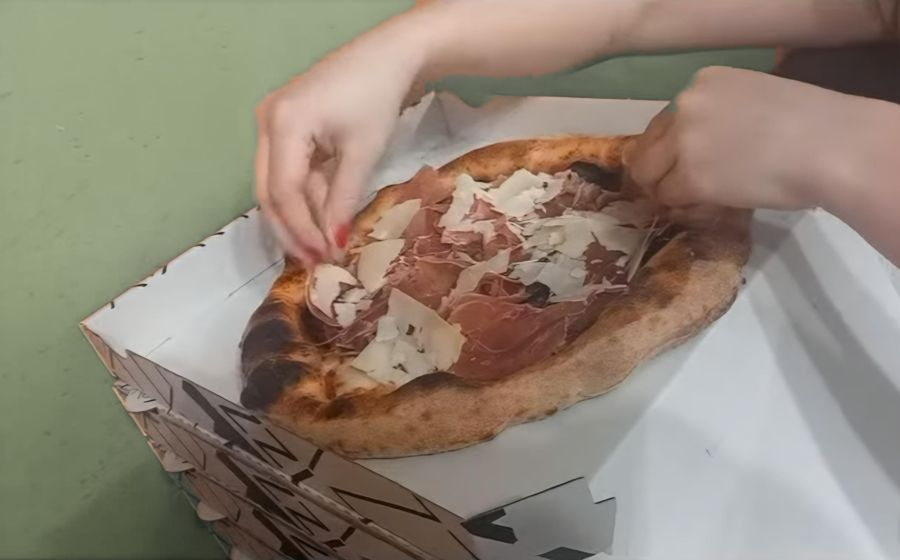
#> input picture _src/recolor/crudo_bianco_orig.jpg, 900 x 560 px
$ python kraft.py crudo_bianco_orig.jpg out.png out.png
#> lines starting #> are read from the running program, lines starting #| are printed output that depends on the picture; after the words box and inside, x2 and y2 are one past the last pixel; in counts of white or black regions, pixels touching at a corner belong together
# crudo: cartone bianco -> craft uniforme (colore del fondo vicino alla «Z»), disegni neri invariati.
# uso: python3 kraft.py originale.jpg out.jpg [maschera.jpg]
import cv2,numpy as np,sys
im=cv2.imread(sys.argv[1]);h,w=im.shape[:2]
#> further down, im is the input picture: shape (560, 900, 3); mean B, G, R 118.1, 132.6, 144.8
#> after `h, w = im.shape[:2]`: h = 560; w = 900
hsv=cv2.cvtColor(im,cv2.COLOR_BGR2HSV).astype(np.float32);H,S,V=hsv[...,0],hsv[...,1],hsv[...,2]
poly=np.array([(78,322),(255,205),(395,96),(672,94),(900,196),(900,560),(222,560),(108,382)],np.int32)
inbox=np.zeros((h,w),np.uint8);cv2.fillPoly(inbox,[poly],1)
#> after `cv2.fillPoly(inbox, [poly], 1)`:
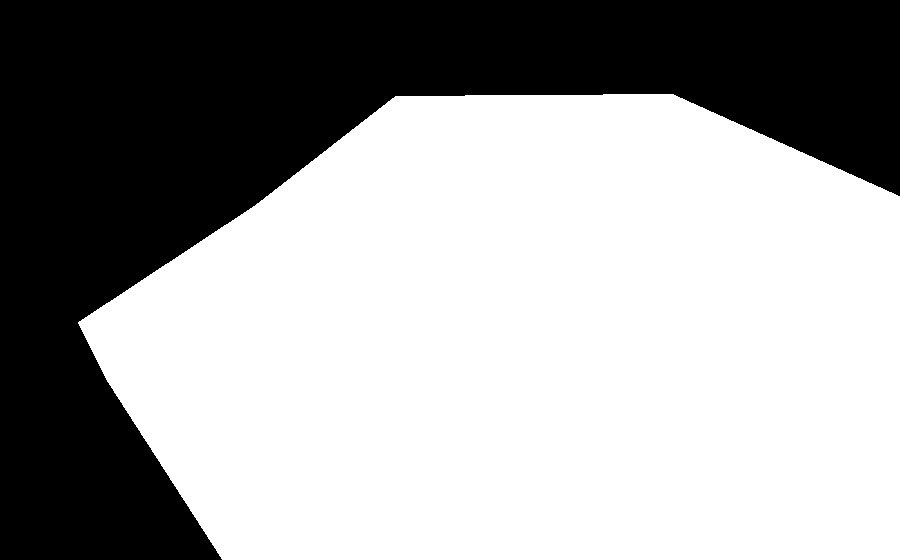
#> inbox: shape (560, 900); values 0 (black) and 1 (white), 62.9% white; 1 black region, box (x1, y1, x2, y2) and area: (0, 0, 900, 560) 187235
hz=np.zeros((h,w),np.uint8)
cv2.fillPoly(hz,[np.array([(250,0),(650,0),(650,92),(470,92),(420,130),(390,200),(350,262),(290,264),(248,150)],np.int32),
                 np.array([(628,58),(900,58),(900,214),(760,212),(700,196),(650,176),(624,130)],np.int32)],1)
#> hz: shape (560, 900); values 0 (black) and 1 (white), 19.7% white; 1 white region, box (x1, y1, x2, y2) and area: (248, 0, 900, 265) 99082
skin=(hz>0)&(((H<=24)|(H>=165))&(S>=50))
#> skin: shape (560, 900) bool; 14.1% white; 8 white regions (6 under 20 px), largest, box (x1, y1, x2, y2) and area: (252, 0, 651, 265) 37110, (625, 58, 900, 215) 33755
green=(H>=30)&(H<=95)&(S>=22)
#> green: shape (560, 900) bool; 24.7% white; 21 white regions (17 under 20 px), largest, box (x1, y1, x2, y2) and area: (0, 0, 413, 560) 115405, (435, 46, 774, 111) 8811, (480, 522, 496, 536) 135, (288, 557, 304, 560) 39
# pizza: zona satura grande e centrale, buchi piccoli (grana) riempiti
sat=((S>55)&(H<=24)).astype(np.uint8)
#> sat: shape (560, 900); values 0 (black) and 1 (white), 39.5% white; 82 white regions (68 under 20 px), largest, box (x1, y1, x2, y2) and area: (128, 0, 900, 560) 196779, (433, 90, 544, 113) 1025, (81, 323, 126, 382) 705
big=np.zeros((h,w),np.uint8);cv2.ellipse(big,(493,300),(280,170),-14,0,360,1,-1);sat[big==0]=0
#> after `cv2.ellipse(big, (493, 300), (280, 170), -14, 0, 360, 1, -1)`: big: shape (560, 900); values 0 (black) and 1 (white), 29.8% white; 1 white region, box (x1, y1, x2, y2) and area: (218, 122, 769, 479) 150031
#> after `sat[big == 0] = 0`: sat: shape (560, 900); values 0 (black) and 1 (white), 22.2% white; 20 white regions (17 under 20 px), largest, box (x1, y1, x2, y2) and area: (243, 131, 755, 477) 111846, (540, 182, 549, 190) 43, (390, 343, 396, 352) 25
sat=cv2.morphologyEx(sat,cv2.MORPH_CLOSE,cv2.getStructuringElement(cv2.MORPH_ELLIPSE,(15,15)))
#> sat: shape (560, 900); values 0 (black) and 1 (white), 23% white; 2 white regions (1 under 20 px), largest, box (x1, y1, x2, y2) and area: (243, 131, 755, 477) 115910
inv=(1-sat).astype(np.uint8);n,lab,st,_=cv2.connectedComponentsWithStats(inv,4)
#> after `n, lab, st, _ = cv2.connectedComponentsWithStats(inv, 4)`:
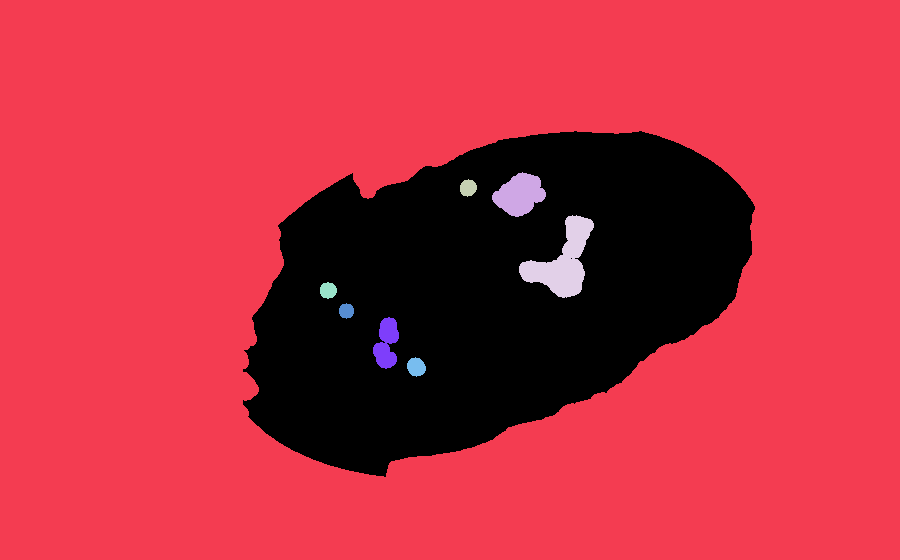
#> lab: shape (560, 900) int32; 9 distinct labels, from 0 to 8; one colour per label, 0 black
#> after `n, lab, st, _ = cv2.connectedComponentsWithStats(inv, 4)`: n = 9; st = [[243, 131, 512, 346, 115911], [0, 0, 900, 560, 381965], [492, 172, 54, 45, 1558], [460, 179, 17, 18, 229], [519, 215, 75, 83, 2776], [320, 282, 17, 17, 223], [339, 303, 15, 16, 184], [373, 317, 26, 52, 875], [407, 357, 19, 20, 279]]
for i in range(1,n):
    x,y,ww,hh,a=st[i]
    if a<5000 and x>0 and y>0 and x+ww<w and y+hh<h:
        reg=(lab==i);
        # riempi solo se dentro l'ellisse ristretta della pizza (grana), non tra dita e cornicione
        if big[reg].mean()>0.99 and cv2.pointPolygonTest(cv2.ellipse2Poly((493,300),(250,140),-14,0,360,5),(float(x+ww/2),float(y+hh/2)),False)>0: sat[reg]=1
#> this loop made 8 passes
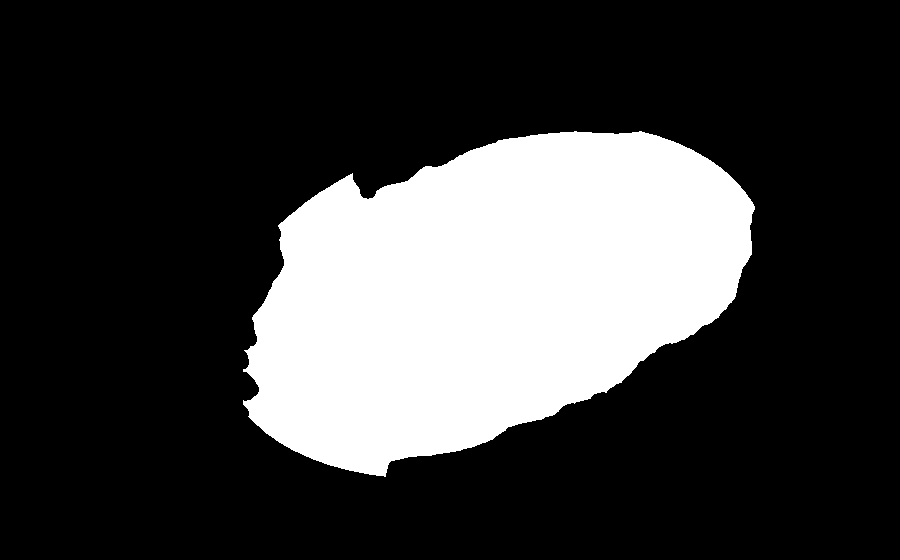
#> sat: shape (560, 900); values 0 (black) and 1 (white), 24.2% white; 1 white region, box (x1, y1, x2, y2) and area: (243, 131, 755, 477) 122035
n,lab,st,_=cv2.connectedComponentsWithStats(sat,8);pz=np.zeros_like(sat)
#> after `n, lab, st, _ = cv2.connectedComponentsWithStats(sat, 8)`: n = 2; st = [[0, 0, 900, 560, 381965], [243, 131, 512, 346, 122035]]
for i in range(1,n):
    if st[i,4]>20000: pz[lab==i]=1
palm=np.zeros((h,w),np.uint8)   # palmo della mano sinistra (segnalato dal titolare 05.11)
cv2.fillPoly(palm,[np.array([(330,60),(402,60),(402,84),(410,108),(398,130),(386,150),(379,170),(372,192),(330,200)],np.int32)],1)
#> palm: shape (560, 900); values 0 (black) and 1 (white), 1.8% white; 1 white region, box (x1, y1, x2, y2) and area: (330, 60, 411, 201) 8832
box=((inbox>0)&~skin&~green&(pz==0)&(palm==0)).astype(np.uint8)
#> box: shape (560, 900); values 0 (black) and 1 (white), 34.6% white; 10 white regions (7 under 20 px), largest, box (x1, y1, x2, y2) and area: (80, 198, 900, 560) 161991, (363, 95, 669, 199) 12127, (672, 95, 676, 112) 22
box=cv2.morphologyEx(box,cv2.MORPH_OPEN,np.ones((3,3),np.uint8))
#> box: shape (560, 900); values 0 (black) and 1 (white), 34.5% white; 3 white regions, box (x1, y1, x2, y2) and area: (80, 199, 900, 560) 161930, (374, 95, 668, 191) 12032, (365, 193, 374, 198) 36
n,lab,st,_=cv2.connectedComponentsWithStats(box,8);k=np.zeros_like(box)
#> after `n, lab, st, _ = cv2.connectedComponentsWithStats(box, 8)`:
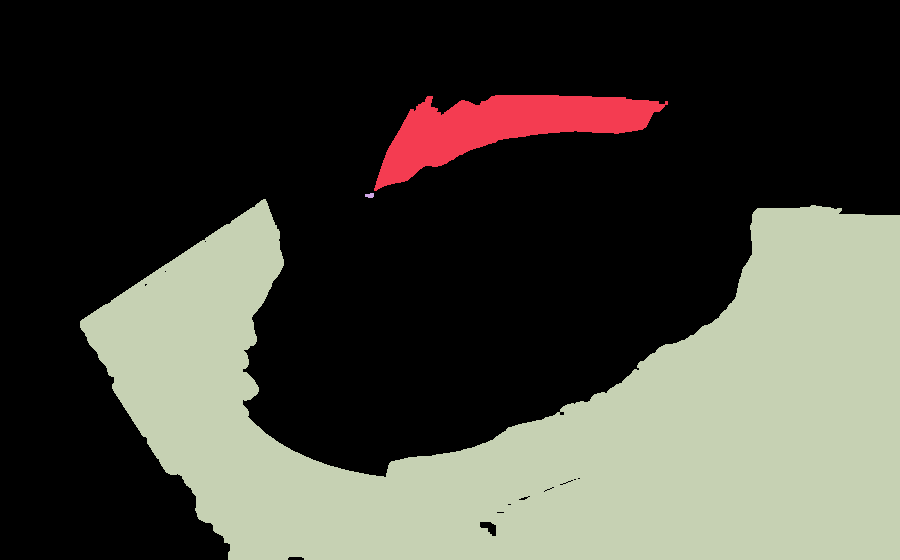
#> lab: shape (560, 900) int32; 4 distinct labels, from 0 to 3; one colour per label, 0 black
#> after `n, lab, st, _ = cv2.connectedComponentsWithStats(box, 8)`: n = 4; st = [[0, 0, 900, 560, 330002], [374, 95, 294, 96, 12032], [365, 193, 9, 5, 36], [80, 199, 820, 361, 161930]]
for i in range(1,n):
    if st[i,4]>300: k[lab==i]=1
#> k: shape (560, 900); values 0 (black) and 1 (white), 34.5% white; 2 white regions, box (x1, y1, x2, y2) and area: (80, 199, 900, 560) 161930, (374, 95, 668, 191) 12032
box=k
a=cv2.GaussianBlur(box.astype(np.float32),(0,0),2.0)[...,None]   # bordi sfumati
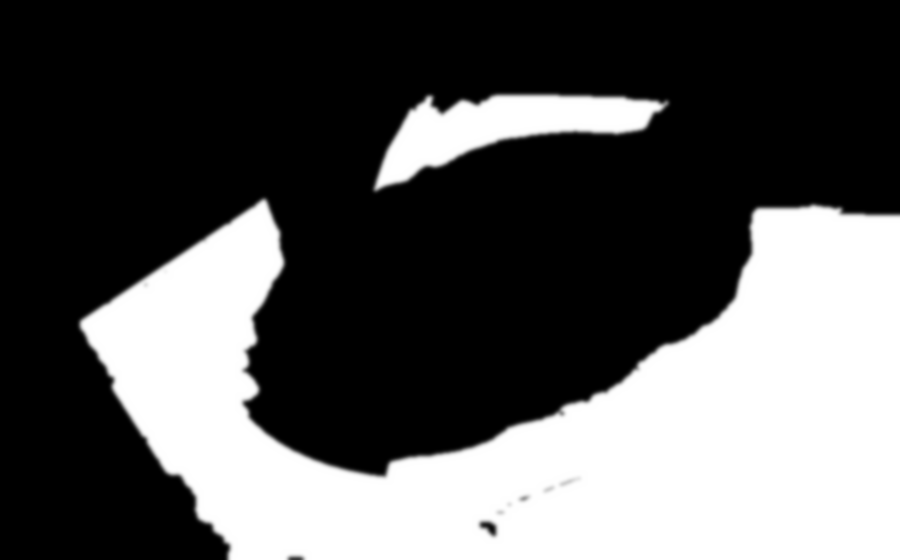
#> a: shape (560, 900, 1) float32; min 0, max 1, mean 0.345
target=np.array([138,170,196],np.float32)          # BGR craft (fondo vicino alla Z)
vref=np.median(V[box>0]);r=np.clip(V/vref,0,1.6)
#> after `vref = np.median(V[box > 0])`: vref = 164
r=np.where(r<0.6,r,0.6+(r-0.6)*0.45)               # luci uniformi, disegni neri restano
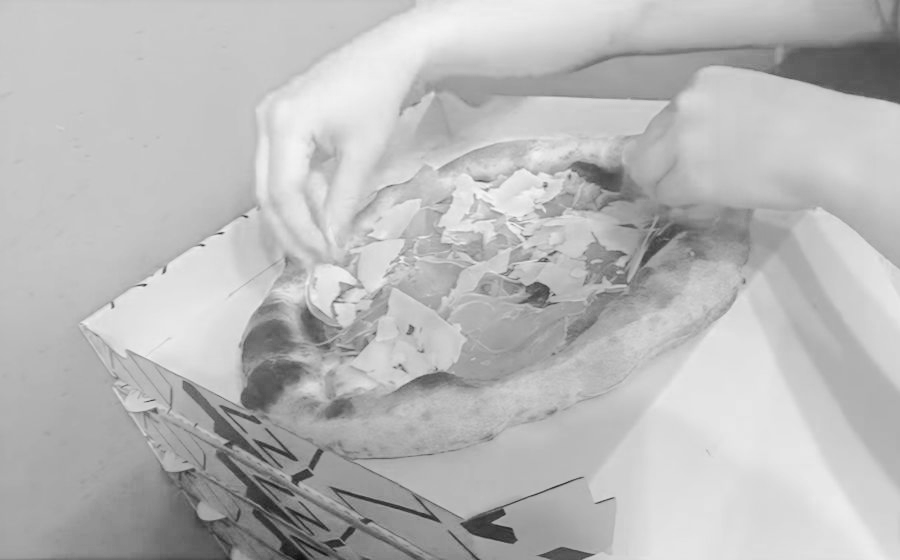
#> r: shape (560, 900) float32; min 0.061, max 0.975, mean 0.727
res=im.astype(np.float32)*(1-a)+(target[None,None,:]*r[...,None])*a
cv2.imwrite(sys.argv[2],res.clip(0,255).astype(np.uint8),[cv2.IMWRITE_JPEG_QUALITY,90])
if len(sys.argv)>3:
    m=im.copy();m[box>0]=(m[box>0]*0.4+np.array([0,0,255])*0.6).astype(np.uint8);cv2.imwrite(sys.argv[3],m)
#> after `m[box > 0] = (m[box > 0] * 0.4 + np.array([0, 0, 255]) * 0.6).astype(n`:
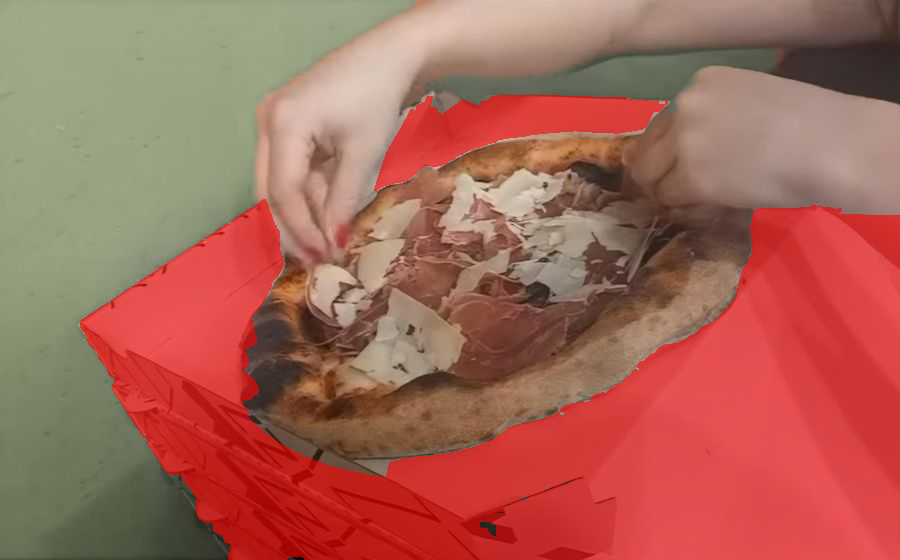
#> m: shape (560, 900, 3); mean B, G, R 88, 102, 166.3
